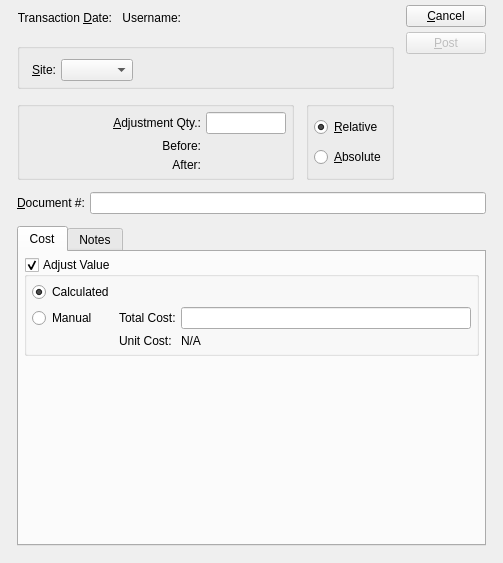
<?xml version="1.0" encoding="UTF-8"?>
<ui version="4.0">
 <comment>This file is part of the xTuple ERP: PostBooks Edition, a free and
open source Enterprise Resource Planning software suite,
Copyright (c) 1999-2010 by OpenMFG LLC, d/b/a xTuple.
It is licensed to you under the Common Public Attribution License
version 1.0, the full text of which (including xTuple-specific Exhibits)
is available at www.xtuple.com/CPAL.  By using this software, you agree
to be bound by its terms.</comment>
 <class>adjustmentTrans</class>
 <widget class="QWidget" name="adjustmentTrans">
  <property name="geometry">
   <rect>
    <x>0</x>
    <y>0</y>
    <width>503</width>
    <height>563</height>
   </rect>
  </property>
  <property name="windowTitle">
   <string>Adjustment Transaction</string>
  </property>
  <layout class="QGridLayout">
   <item row="0" column="0">
    <layout class="QGridLayout">
     <property name="leftMargin">
      <number>12</number>
     </property>
     <property name="rightMargin">
      <number>12</number>
     </property>
     <property name="bottomMargin">
      <number>12</number>
     </property>
     <property name="spacing">
      <number>12</number>
     </property>
     <item row="0" column="0" colspan="2">
      <layout class="QHBoxLayout">
       <property name="spacing">
        <number>5</number>
       </property>
       <item>
        <layout class="QHBoxLayout">
         <item>
          <widget class="QLabel" name="_transDateLit">
           <property name="text">
            <string>Transaction &amp;Date:</string>
           </property>
           <property name="alignment">
            <set>Qt::AlignRight|Qt::AlignTrailing|Qt::AlignVCenter</set>
           </property>
           <property name="buddy">
            <cstring>_transDate</cstring>
           </property>
          </widget>
         </item>
         <item>
          <widget class="DLineEdit" name="_transDate">
           <property name="sizePolicy">
            <sizepolicy hsizetype="Preferred" vsizetype="Fixed">
             <horstretch>0</horstretch>
             <verstretch>0</verstretch>
            </sizepolicy>
           </property>
          </widget>
         </item>
        </layout>
       </item>
       <item>
        <layout class="QHBoxLayout">
         <property name="spacing">
          <number>5</number>
         </property>
         <item>
          <widget class="QLabel" name="_usernameLit">
           <property name="text">
            <string>Username:</string>
           </property>
           <property name="alignment">
            <set>Qt::AlignRight|Qt::AlignTrailing|Qt::AlignVCenter</set>
           </property>
          </widget>
         </item>
         <item>
          <widget class="QLabel" name="_username">
           <property name="sizePolicy">
            <sizepolicy hsizetype="Expanding" vsizetype="Preferred">
             <horstretch>0</horstretch>
             <verstretch>0</verstretch>
            </sizepolicy>
           </property>
           <property name="alignment">
            <set>Qt::AlignLeading|Qt::AlignLeft|Qt::AlignVCenter</set>
           </property>
          </widget>
         </item>
        </layout>
       </item>
      </layout>
     </item>
     <item row="0" column="2" rowspan="2">
      <layout class="QVBoxLayout">
       <property name="spacing">
        <number>5</number>
       </property>
       <item>
        <widget class="QPushButton" name="_close">
         <property name="text">
          <string>&amp;Cancel</string>
         </property>
        </widget>
       </item>
       <item>
        <widget class="QPushButton" name="_post">
         <property name="enabled">
          <bool>false</bool>
         </property>
         <property name="text">
          <string>&amp;Post</string>
         </property>
        </widget>
       </item>
       <item>
        <spacer>
         <property name="orientation">
          <enum>Qt::Vertical</enum>
         </property>
         <property name="sizeType">
          <enum>QSizePolicy::Expanding</enum>
         </property>
         <property name="sizeHint" stdset="0">
          <size>
           <width>20</width>
           <height>35</height>
          </size>
         </property>
        </spacer>
       </item>
      </layout>
     </item>
     <item row="1" column="0" colspan="2">
      <widget class="QGroupBox" name="_itemGroup">
       <property name="title">
        <string/>
       </property>
       <layout class="QVBoxLayout">
        <property name="margin">
         <number>5</number>
        </property>
        <item>
         <widget class="ItemCluster" name="_item">
          <property name="focusPolicy">
           <enum>Qt::StrongFocus</enum>
          </property>
         </widget>
        </item>
        <item>
         <layout class="QHBoxLayout">
          <item>
           <widget class="QLabel" name="_warehouseLit">
            <property name="text">
             <string>  &amp;Site:</string>
            </property>
            <property name="alignment">
             <set>Qt::AlignRight|Qt::AlignTrailing|Qt::AlignVCenter</set>
            </property>
            <property name="buddy">
             <cstring>_warehouse</cstring>
            </property>
           </widget>
          </item>
          <item>
           <layout class="QHBoxLayout">
            <property name="spacing">
             <number>0</number>
            </property>
            <item>
             <widget class="WComboBox" name="_warehouse"/>
            </item>
            <item>
             <spacer>
              <property name="orientation">
               <enum>Qt::Horizontal</enum>
              </property>
              <property name="sizeType">
               <enum>QSizePolicy::Expanding</enum>
              </property>
              <property name="sizeHint" stdset="0">
               <size>
                <width>20</width>
                <height>20</height>
               </size>
              </property>
             </spacer>
            </item>
           </layout>
          </item>
         </layout>
        </item>
       </layout>
      </widget>
     </item>
     <item row="2" column="0">
      <widget class="QGroupBox" name="_qtyGroup">
       <property name="title">
        <string/>
       </property>
       <layout class="QGridLayout">
        <item row="0" column="1">
         <widget class="XLineEdit" name="_qty">
          <property name="sizePolicy">
           <sizepolicy hsizetype="Expanding" vsizetype="Preferred">
            <horstretch>0</horstretch>
            <verstretch>0</verstretch>
           </sizepolicy>
          </property>
          <property name="maximumSize">
           <size>
            <width>80</width>
            <height>32767</height>
           </size>
          </property>
          <property name="alignment">
           <set>Qt::AlignRight</set>
          </property>
         </widget>
        </item>
        <item row="0" column="0">
         <widget class="QLabel" name="_adjustment_QtyLit">
          <property name="sizePolicy">
           <sizepolicy hsizetype="Preferred" vsizetype="Fixed">
            <horstretch>0</horstretch>
            <verstretch>0</verstretch>
           </sizepolicy>
          </property>
          <property name="text">
           <string>&amp;Adjustment Qty.:</string>
          </property>
          <property name="alignment">
           <set>Qt::AlignRight|Qt::AlignTrailing|Qt::AlignVCenter</set>
          </property>
          <property name="buddy">
           <cstring>_qty</cstring>
          </property>
         </widget>
        </item>
        <item row="2" column="1">
         <widget class="XLabel" name="_afterQty">
          <property name="minimumSize">
           <size>
            <width>80</width>
            <height>0</height>
           </size>
          </property>
          <property name="alignment">
           <set>Qt::AlignRight|Qt::AlignTrailing|Qt::AlignVCenter</set>
          </property>
         </widget>
        </item>
        <item row="2" column="0">
         <widget class="QLabel" name="_afterLit">
          <property name="text">
           <string>After:</string>
          </property>
          <property name="alignment">
           <set>Qt::AlignRight|Qt::AlignTrailing|Qt::AlignVCenter</set>
          </property>
         </widget>
        </item>
        <item row="1" column="1">
         <widget class="XLabel" name="_beforeQty">
          <property name="minimumSize">
           <size>
            <width>80</width>
            <height>0</height>
           </size>
          </property>
          <property name="alignment">
           <set>Qt::AlignRight|Qt::AlignTrailing|Qt::AlignVCenter</set>
          </property>
         </widget>
        </item>
        <item row="1" column="0">
         <widget class="QLabel" name="_beforeLit">
          <property name="text">
           <string>Before:</string>
          </property>
          <property name="alignment">
           <set>Qt::AlignRight|Qt::AlignTrailing|Qt::AlignVCenter</set>
          </property>
         </widget>
        </item>
       </layout>
      </widget>
     </item>
     <item row="2" column="1">
      <widget class="QGroupBox" name="_adjustmentTypeGroup">
       <property name="title">
        <string/>
       </property>
       <layout class="QGridLayout">
        <item row="1" column="0">
         <widget class="QRadioButton" name="_absolute">
          <property name="text">
           <string>&amp;Absolute</string>
          </property>
         </widget>
        </item>
        <item row="0" column="0">
         <widget class="QRadioButton" name="_relative">
          <property name="text">
           <string>&amp;Relative</string>
          </property>
          <property name="checked">
           <bool>true</bool>
          </property>
         </widget>
        </item>
       </layout>
      </widget>
     </item>
     <item row="3" column="0" colspan="3">
      <layout class="QHBoxLayout">
       <item>
        <widget class="QLabel" name="_documentNumLit">
         <property name="sizePolicy">
          <sizepolicy hsizetype="Preferred" vsizetype="Preferred">
           <horstretch>0</horstretch>
           <verstretch>0</verstretch>
          </sizepolicy>
         </property>
         <property name="text">
          <string>&amp;Document #:</string>
         </property>
         <property name="alignment">
          <set>Qt::AlignLeading|Qt::AlignLeft|Qt::AlignVCenter</set>
         </property>
         <property name="buddy">
          <cstring>_documentNum</cstring>
         </property>
        </widget>
       </item>
       <item>
        <widget class="XLineEdit" name="_documentNum"/>
       </item>
      </layout>
     </item>
     <item row="4" column="0" colspan="3">
      <widget class="QTabWidget" name="_tab">
       <property name="currentIndex">
        <number>0</number>
       </property>
       <widget class="QWidget" name="tabCost">
        <attribute name="title">
         <string>Cost</string>
        </attribute>
        <layout class="QVBoxLayout">
         <item>
          <widget class="QGroupBox" name="_costAdjust">
           <property name="title">
            <string>Adjust Value</string>
           </property>
           <property name="checkable">
            <bool>true</bool>
           </property>
           <layout class="QGridLayout">
            <item row="0" column="0">
             <widget class="QRadioButton" name="_costCalculated">
              <property name="text">
               <string>Calculated</string>
              </property>
              <property name="checked">
               <bool>true</bool>
              </property>
             </widget>
            </item>
            <item row="1" column="0">
             <widget class="QRadioButton" name="_costManual">
              <property name="text">
               <string>Manual</string>
              </property>
             </widget>
            </item>
            <item row="1" column="1">
             <widget class="QLabel" name="_lblCost">
              <property name="text">
               <string>Total Cost:</string>
              </property>
             </widget>
            </item>
            <item row="1" column="2">
             <widget class="XLineEdit" name="_cost"/>
            </item>
            <item row="2" column="1">
             <widget class="QLabel" name="_unitCostLit">
              <property name="text">
               <string>Unit Cost:</string>
              </property>
             </widget>
            </item>
            <item row="2" column="2">
             <widget class="XLabel" name="_unitCost">
              <property name="text">
               <string>N/A</string>
              </property>
             </widget>
            </item>
           </layout>
          </widget>
         </item>
         <item>
          <spacer>
           <property name="orientation">
            <enum>Qt::Vertical</enum>
           </property>
           <property name="sizeHint" stdset="0">
            <size>
             <width>20</width>
             <height>1</height>
            </size>
           </property>
          </spacer>
         </item>
        </layout>
       </widget>
       <widget class="QWidget" name="tabNotes">
        <attribute name="title">
         <string>Notes</string>
        </attribute>
        <layout class="QVBoxLayout">
         <item>
          <widget class="QTextEdit" name="_notes">
           <property name="sizePolicy">
            <sizepolicy hsizetype="Expanding" vsizetype="Expanding">
             <horstretch>0</horstretch>
             <verstretch>1</verstretch>
            </sizepolicy>
           </property>
           <property name="tabChangesFocus">
            <bool>true</bool>
           </property>
          </widget>
         </item>
        </layout>
       </widget>
      </widget>
     </item>
    </layout>
   </item>
  </layout>
 </widget>
 <layoutdefault spacing="5" margin="5"/>
 <pixmapfunction>qPixmapFromMimeSource</pixmapfunction>
 <customwidgets>
  <customwidget>
   <class>DLineEdit</class>
   <extends>QWidget</extends>
   <header>datecluster.h</header>
  </customwidget>
  <customwidget>
   <class>ItemCluster</class>
   <extends>QWidget</extends>
   <header>itemcluster.h</header>
   <container>1</container>
  </customwidget>
  <customwidget>
   <class>WComboBox</class>
   <extends>XComboBox</extends>
   <header>wcombobox.h</header>
  </customwidget>
  <customwidget>
   <class>XComboBox</class>
   <extends>QComboBox</extends>
   <header>xcombobox.h</header>
  </customwidget>
  <customwidget>
   <class>XLabel</class>
   <extends>QLabel</extends>
   <header>xlabel.h</header>
  </customwidget>
  <customwidget>
   <class>XLineEdit</class>
   <extends>QLineEdit</extends>
   <header>xlineedit.h</header>
  </customwidget>
 </customwidgets>
 <tabstops>
  <tabstop>_transDate</tabstop>
  <tabstop>_item</tabstop>
  <tabstop>_warehouse</tabstop>
  <tabstop>_qty</tabstop>
  <tabstop>_relative</tabstop>
  <tabstop>_absolute</tabstop>
  <tabstop>_documentNum</tabstop>
  <tabstop>_costAdjust</tabstop>
  <tabstop>_costCalculated</tabstop>
  <tabstop>_costManual</tabstop>
  <tabstop>_cost</tabstop>
  <tabstop>_tab</tabstop>
  <tabstop>_notes</tabstop>
  <tabstop>_post</tabstop>
  <tabstop>_close</tabstop>
 </tabstops>
 <resources/>
 <connections>
  <connection>
   <sender>_item</sender>
   <signal>valid(bool)</signal>
   <receiver>_post</receiver>
   <slot>setEnabled(bool)</slot>
   <hints>
    <hint type="sourcelabel">
     <x>20</x>
     <y>20</y>
    </hint>
    <hint type="destinationlabel">
     <x>20</x>
     <y>20</y>
    </hint>
   </hints>
  </connection>
  <connection>
   <sender>_close</sender>
   <signal>clicked()</signal>
   <receiver>adjustmentTrans</receiver>
   <slot>close()</slot>
   <hints>
    <hint type="sourcelabel">
     <x>20</x>
     <y>20</y>
    </hint>
    <hint type="destinationlabel">
     <x>20</x>
     <y>20</y>
    </hint>
   </hints>
  </connection>
  <connection>
   <sender>_item</sender>
   <signal>newId(int)</signal>
   <receiver>_warehouse</receiver>
   <slot>findItemsites(int)</slot>
   <hints>
    <hint type="sourcelabel">
     <x>20</x>
     <y>20</y>
    </hint>
    <hint type="destinationlabel">
     <x>20</x>
     <y>20</y>
    </hint>
   </hints>
  </connection>
  <connection>
   <sender>_item</sender>
   <signal>warehouseIdChanged(int)</signal>
   <receiver>_warehouse</receiver>
   <slot>setId(int)</slot>
   <hints>
    <hint type="sourcelabel">
     <x>20</x>
     <y>20</y>
    </hint>
    <hint type="destinationlabel">
     <x>20</x>
     <y>20</y>
    </hint>
   </hints>
  </connection>
 </connections>
</ui>
